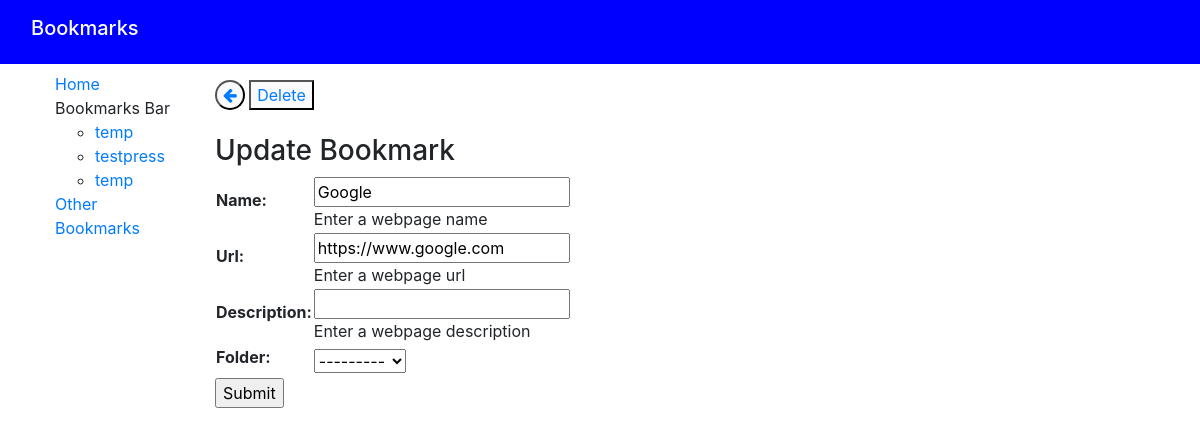
/bookmarks/10/bookmarkupdate/, run on an earlier commit of the app's database.
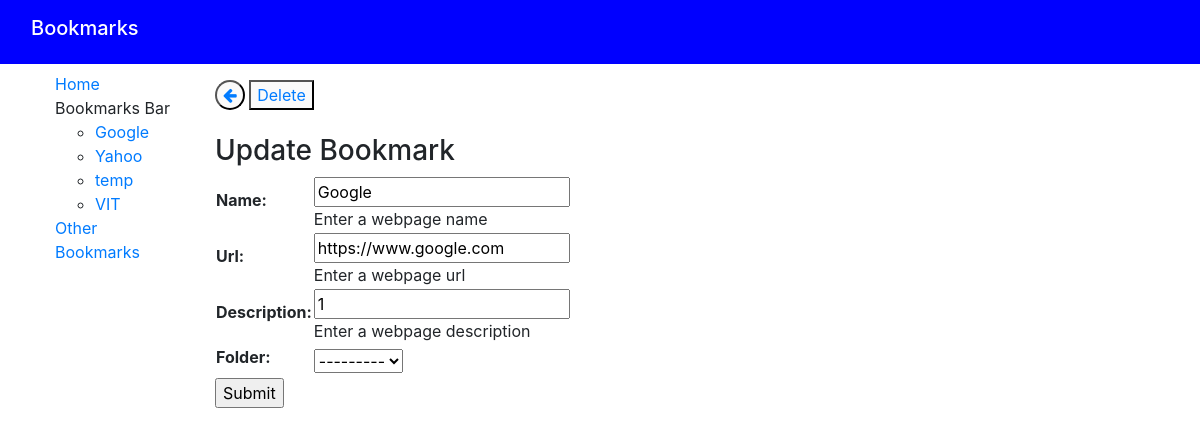
And on a later commit of the database.
### bookmarksapp/models.py (models this page shows, shortened)
class Folder(models.Model):
    name = models.CharField(max_length=200, help_text='Enter the folder name')
    def __str__(self):
        return self.name

class Bookmarks(models.Model):
    name = models.CharField(max_length=200, help_text='Enter a webpage name')
    url = models.CharField(max_length=200, help_text='Enter a webpage url')
    description = models.CharField(max_length=200, help_text='Enter a webpage description')
    tags = TaggableManager(help_text='Enter webpage tags')
    folder = models.ForeignKey('Folder', on_delete=models.CASCADE, null=True, blank=True)

### bookmarksapp/views.py (the view)
# urls.py: path('<int:pk>/bookmarkupdate/', views.Updatebookmarks, name='update-bookmarks'),
def Updatebookmarks(request,pk):
    folder_list = Folder.objects.all()
    bookmark = get_object_or_404(Bookmarks,pk=pk)
    if (request.POST):
        bookmarkform = BookmarkForms(request.POST,instance=bookmark)
    else:
        bookmarkform = BookmarkForms(initial={'name':bookmark.name,'url':bookmark.url,'description':bookmark.description,'folder':bookmark.folder,'tags':bookmark.tags.all})
    if(bookmarkform.is_valid()):
        bookmarkform.save()
        return HttpResponseRedirect(reverse('index'))
    context = {
        'folder_list': folder_list,
        'form': bookmarkform,
        'bookmark': bookmark,
    }
    return render(request, 'bookmarksapp/update_bookmark.html', context=context)

### bookmarksapp/forms.py
class BookmarkForms(forms.ModelForm):
    class Meta:
        model = Bookmarks
        fields = ['name','url','description','tags','folder']

### bookmarksapp/templates/bookmarksapp/update_bookmark.html (shortened to what this page needs)
{% extends "base_generic.html" %}
{% block content %}
  <button style="border-radius: 50%;border-color: black;" disabled>
    <a href="{% url 'index' %}">
    <i class="fa fa-arrow-left" onmouseover = "this.style.color = 'black'" onmouseout = "this.style.color = 'blue'" ></i>
    </a>
  </button>
  <button style="border-color: black;" disabled>
    <a onmouseover = "this.style.color = 'black'" onmouseout = "this.style.color = 'blue'" href="{% url 'delete-bookmarks' bookmark.id %}" style="text-decoration: none;">Delete
    </a>
  </button>
  <br><br>
  <h3>Update Bookmark</h3>
  <form action="" method="post">
    <table>
    {{ form.as_table }}
    </table>
    <input type="submit" value="Submit">
  </form>
{% endblock %}

### bookmarksapp/templates/base_generic.html (shortened to what this page needs)
<!DOCTYPE html>
<html lang="en">
<head>
  <link rel="stylesheet" href="https://cdn.jsdelivr.net/npm/bootstrap@4.5.3/dist/css/bootstrap.min.css">
  <link rel="stylesheet" href="https://maxcdn.bootstrapcdn.com/font-awesome/4.4.0/css/font-awesome.min.css">
  <link rel="stylesheet" href="https://cdnjs.cloudflare.com/ajax/libs/font-awesome/4.7.0/css/font-awesome.min.css">
  {% load static %}
  <link rel="stylesheet" href="{% static 'css/styles.css' %}">
</head>
<body>
 <nav class="navbar navbar-expand-lg" style="background-color: blue">
  <div class="container-fluid" >
    <h2 class="navbar-brand" style="color: white;">Bookmarks</h2>
  </div>
</nav>
<div class="container-fluid">
    <div class="row">
      <div class="mysidebar col-sm-2 pt-2">
        <ul class="sidebar-nav" style="list-style-type: none;">
          <li> <a href="{% url 'index' %}">Home</a></li>
          <li>Bookmarks Bar
            <ul>
              {% for folder in folder_list %}
              <li><a href="{% url 'list-folder' folder.id %}">{{ folder.name }}</a></li>
              {% endfor %}
            </ul>
          </li>
          <li> <a href="{% url 'list-folder-unknown' %}">Other Bookmarks</a>
          </li>
        </ul>
      </div>
  <div class="col-sm-10 pt-3">
    {% block content %} {% endblock %}
    </div>
  </div>
</div>
</body>
</html>

What changed in the data, as far as the page shows it:
removed Folder: name "testpress"
removed Folder: name "temp"
added Folder: name "Google"
added Folder: name "Yahoo"
added Folder: name "VIT"
changed Bookmarks "https://www.google.com": description (not shown) → "1"
